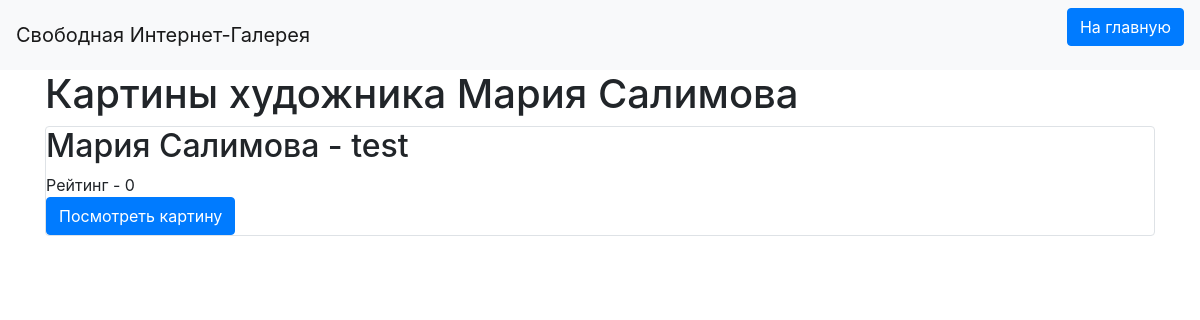
Screenshot of /artists/1 (signed in) with the database file from the repository.
### data/artist.py (models this page shows, shortened)
class Artist(SqlAlchemyBase, UserMixin, SerializerMixin):
    __tablename__ = 'artists'
    id = sqlalchemy.Column(sqlalchemy.Integer, primary_key=True, autoincrement=True)
    artist_name = sqlalchemy.Column(sqlalchemy.String, nullable=True)
    email = sqlalchemy.Column(sqlalchemy.String, index=True, unique=True, nullable=False)
    hashed_password = sqlalchemy.Column(sqlalchemy.String, nullable=True)
    about = sqlalchemy.Column(sqlalchemy.String, nullable=True)
    pictures = orm.relation('Picture', back_populates='artist')

### data/picture.py (models this page shows)
class Picture(SqlAlchemyBase, SerializerMixin):
    __tablename__ = 'pictures'
    id = sqlalchemy.Column(sqlalchemy.Integer, primary_key=True, autoincrement=True)
    title = sqlalchemy.Column(sqlalchemy.String, nullable=True)
    picture = sqlalchemy.Column(sqlalchemy.LargeBinary, nullable=True)
    artist_id = sqlalchemy.Column(sqlalchemy.Integer, sqlalchemy.ForeignKey("artists.id"))
    artist = orm.relation('Artist')
    rating = sqlalchemy.Column(sqlalchemy.Integer, default=0)

### app.py (the view)
@app.route('/artists/<artist_id>')
def artists_pictures(artist_id):
    db_sess = create_session()
    artist = db_sess.query(Artist).filter(Artist.id == artist_id).first()
    pictures = db_sess.query(Picture).filter(Picture.artist_id == artist_id).all()
    return render_template('artists_pictures.html', artist=artist, pictures=pictures)

### app.py (called while the page is built)
@login_manager.user_loader
def load_user(id):
    db_sess = db_session.create_session()
    return db_sess.query(Artist).get(id)

### data/db_session.py (called while the page is built)
def create_session() -> Session:
    global __factory
    return __factory()

### templates/artists_pictures.html (shortened to what this page needs)
{% extends "base.html" %}
{% block content %}
<head>
    <link rel="stylesheet"
          href="https://stackpath.bootstrapcdn.com/bootstrap/4.4.1/css/bootstrap.min.css"
>
</head>
<h1>Картины художника {{artist.artist_name}}</h1>
{% for item in pictures%}
<div class="col-md6 border rounded">
    <h2>{{item.artist.artist_name}} - {{item.title}}</h2>
    <div>
        Рейтинг - {{item.rating}}
    </div>
    <div>
        <a class="btn btn-primary " href="//view_picture/{{item.id}}>">Посмотреть картину</a>
    </div>
</div>
{% endfor %}
{% endblock %}

### rows the page displays
Artist: artist_name "Мария Cалимова"
Picture: artist.artist_name "Мария Cалимова", title "test", rating "0"
